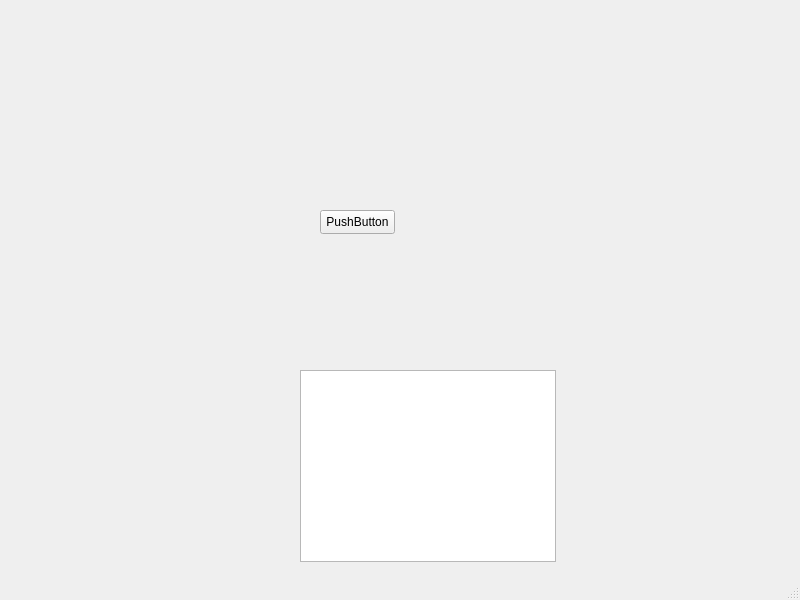
<?xml version="1.0" encoding="UTF-8"?>
<ui version="4.0">
 <class>MainWindow</class>
 <widget class="QMainWindow" name="MainWindow">
  <property name="geometry">
   <rect>
    <x>0</x>
    <y>0</y>
    <width>800</width>
    <height>600</height>
   </rect>
  </property>
  <property name="windowTitle">
   <string>MainWindow</string>
  </property>
  <widget class="QWidget" name="centralwidget">
   <widget class="QPushButton" name="pushButton">
    <property name="geometry">
     <rect>
      <x>320</x>
      <y>210</y>
      <width>75</width>
      <height>24</height>
     </rect>
    </property>
    <property name="text">
     <string>PushButton</string>
    </property>
   </widget>
   <widget class="QListView" name="listView">
    <property name="geometry">
     <rect>
      <x>300</x>
      <y>370</y>
      <width>256</width>
      <height>192</height>
     </rect>
    </property>
   </widget>
  </widget>
  <widget class="QMenuBar" name="menubar">
   <property name="geometry">
    <rect>
     <x>0</x>
     <y>0</y>
     <width>800</width>
     <height>22</height>
    </rect>
   </property>
  </widget>
  <widget class="QStatusBar" name="statusbar"/>
 </widget>
 <resources/>
 <connections/>
</ui>
